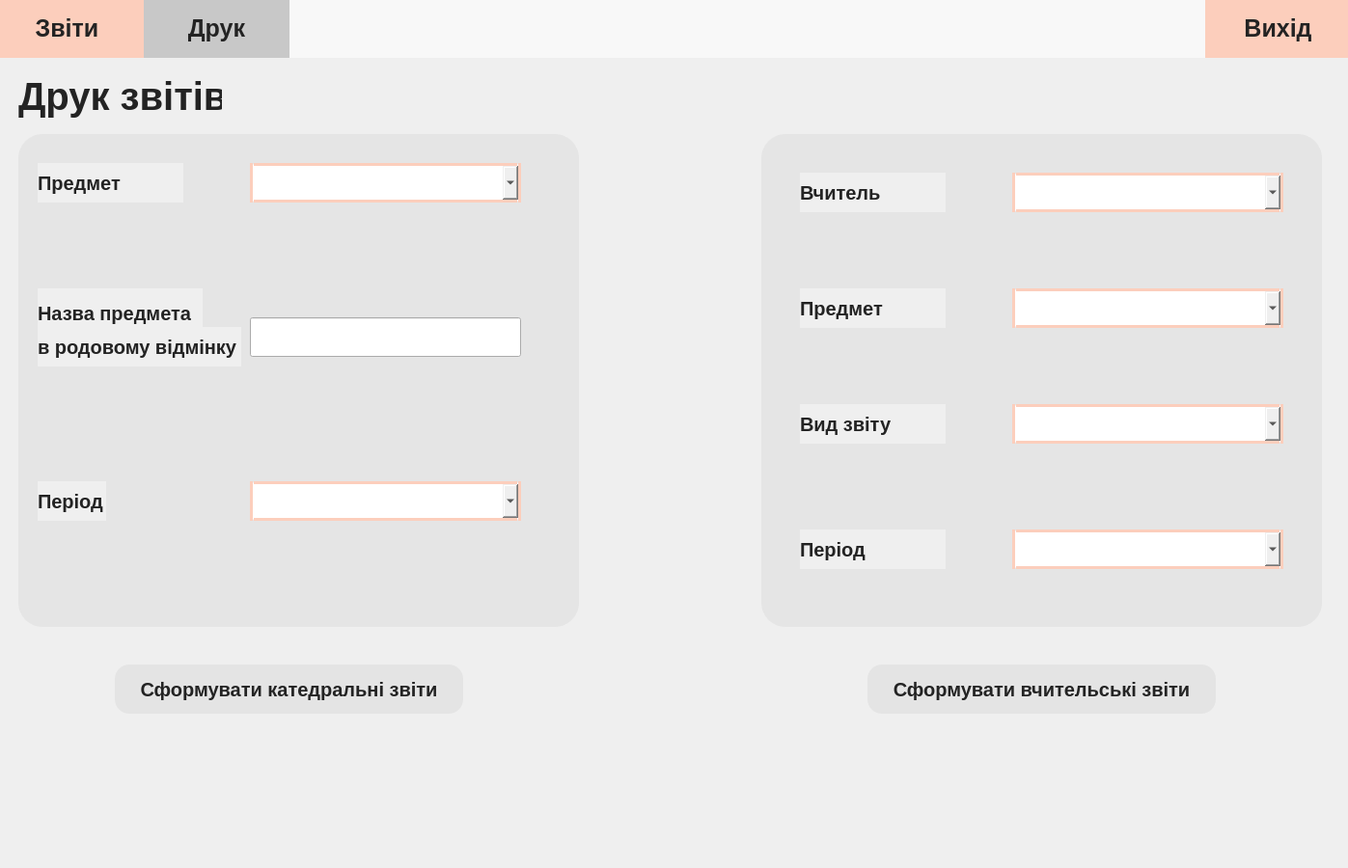
<?xml version="1.0" encoding="UTF-8"?>
<ui version="4.0">
 <class>Dialog</class>
 <widget class="QDialog" name="Dialog">
  <property name="geometry">
   <rect>
    <x>0</x>
    <y>0</y>
    <width>1397</width>
    <height>900</height>
   </rect>
  </property>
  <property name="windowTitle">
   <string notr="true">Звіт OUT</string>
  </property>
  <property name="windowIcon">
   <iconset>
    <normaloff>C:/Users/User/Desktop/PROJECT/ЗвiтOUT/school.ico</normaloff>C:/Users/User/Desktop/PROJECT/ЗвiтOUT/school.ico</iconset>
  </property>
  <widget class="QWidget" name="widget" native="true">
   <property name="geometry">
    <rect>
     <x>-1</x>
     <y>-1</y>
     <width>1400</width>
     <height>900</height>
    </rect>
   </property>
   <property name="styleSheet">
    <string notr="true">background-color: white;
QWidget#bgwidget{
/* Авторизація */
font-family: 'Istok Web';
font-style: normal;
font-weight: 700;
font-size: 36px;
line-height: 138px;

color: #545050;}</string>
   </property>
   <widget class="QLabel" name="label_3">
    <property name="geometry">
     <rect>
      <x>1130</x>
      <y>40</y>
      <width>51</width>
      <height>20</height>
     </rect>
    </property>
    <property name="styleSheet">
     <string notr="true">font-family: 'ABeeZee';
font-style: regular;
font-weight: 400;
font-size: 15px;
color: #999999;
</string>
    </property>
    <property name="text">
     <string>V.2.0.0</string>
    </property>
   </widget>
   <widget class="QLabel" name="label">
    <property name="geometry">
     <rect>
      <x>-20</x>
      <y>-10</y>
      <width>1441</width>
      <height>71</height>
     </rect>
    </property>
    <property name="styleSheet">
     <string notr="true">background-color: rgb(248, 248, 248);
border-radius: 25px;</string>
    </property>
    <property name="text">
     <string/>
    </property>
   </widget>
   <widget class="QPushButton" name="report">
    <property name="geometry">
     <rect>
      <x>-10</x>
      <y>0</y>
      <width>161</width>
      <height>61</height>
     </rect>
    </property>
    <property name="cursor">
     <cursorShape>PointingHandCursor</cursorShape>
    </property>
    <property name="styleSheet">
     <string notr="true">
border: 14px;


background-color: rgb(252, 206, 188);
font-family: 'ABeeZee';
font-style: regular;
font-weight: 500;
font-size: 25px;
color: rgb(35, 35, 35);

line-height: 22px;
/* or 69% */
display: flex;
align-items: center;
text-align: center;
</string>
    </property>
    <property name="text">
     <string>Звіти</string>
    </property>
   </widget>
   <widget class="QPushButton" name="adminlogin_5">
    <property name="geometry">
     <rect>
      <x>150</x>
      <y>0</y>
      <width>151</width>
      <height>61</height>
     </rect>
    </property>
    <property name="cursor">
     <cursorShape>PointingHandCursor</cursorShape>
    </property>
    <property name="styleSheet">
     <string notr="true">border: 14px;
background: rgb(200, 200, 200);
font-family: 'ABeeZee';
font-style: regular;
font-weight: 500;
font-size: 25px;
color: rgb(35, 35, 35);
line-height: 22px;
/* or 69% */
display: flex;
align-items: center;
text-align: center;
</string>
    </property>
    <property name="text">
     <string>Друк</string>
    </property>
   </widget>
   <widget class="QPushButton" name="exit">
    <property name="geometry">
     <rect>
      <x>1250</x>
      <y>0</y>
      <width>151</width>
      <height>61</height>
     </rect>
    </property>
    <property name="cursor">
     <cursorShape>PointingHandCursor</cursorShape>
    </property>
    <property name="styleSheet">
     <string notr="true">border: 14px;


background-color: rgb(252, 206, 188);
font-family: 'ABeeZee';
font-style: regular;
font-weight: 500;
font-size: 25px;
color: rgb(35, 35, 35);
line-height: 22px;
/* or 69% */
display: flex;
align-items: center;
text-align: center;
</string>
    </property>
    <property name="text">
     <string>Вихід</string>
    </property>
    <property name="icon">
     <iconset>
      <normaloff>C:/Users/User/Desktop/PROJECT/UIs/images/exit.ico</normaloff>C:/Users/User/Desktop/PROJECT/UIs/images/exit.ico</iconset>
    </property>
   </widget>
   <widget class="QLabel" name="label_2">
    <property name="geometry">
     <rect>
      <x>20</x>
      <y>70</y>
      <width>211</width>
      <height>61</height>
     </rect>
    </property>
    <property name="styleSheet">
     <string notr="true">font-family: 'ABeeZee';
font-style: regular;
font-weight: 500;
font-size: 40px;
color: rgb(35, 35, 35);</string>
    </property>
    <property name="text">
     <string>Друк звітів</string>
    </property>
   </widget>
   <widget class="QLabel" name="label_4">
    <property name="geometry">
     <rect>
      <x>40</x>
      <y>170</y>
      <width>151</width>
      <height>41</height>
     </rect>
    </property>
    <property name="styleSheet">
     <string notr="true">font-family: 'ABeeZee';
background-color: rgb(239, 239, 239);
font-style: regular;
font-weight: 500;
font-size: 20px;
color: rgb(35, 35, 35);</string>
    </property>
    <property name="text">
     <string>Предмет</string>
    </property>
   </widget>
   <widget class="QComboBox" name="cath_sub">
    <property name="geometry">
     <rect>
      <x>260</x>
      <y>170</y>
      <width>281</width>
      <height>41</height>
     </rect>
    </property>
    <property name="styleSheet">
     <string notr="true">
border: 3px solid rgb(252, 206, 188);
border-radius: 4 px;
padding-left: 10px;

font-size: 15px;
font-family: 'ABeeZee';
font-style: regular;
</string>
    </property>
    <property name="iconSize">
     <size>
      <width>10</width>
      <height>10</height>
     </size>
    </property>
   </widget>
   <widget class="QPushButton" name="form_cath_report">
    <property name="geometry">
     <rect>
      <x>120</x>
      <y>690</y>
      <width>361</width>
      <height>51</height>
     </rect>
    </property>
    <property name="cursor">
     <cursorShape>PointingHandCursor</cursorShape>
    </property>
    <property name="styleSheet">
     <string notr="true">border: 14px;
border-radius: 15px;
background:  #E4E4E4;
font-family: 'ABeeZee';
font-style: regular;
font-weight: 500;
font-size: 20px;
color: rgb(35, 35, 35);
line-height: 22px;
/* or 69% */
display: flex;
align-items: center;
text-align: center;
</string>
    </property>
    <property name="text">
     <string>Сформувати катедральні звіти</string>
    </property>
    <property name="icon">
     <iconset>
      <normaloff>images/done.ico</normaloff>images/done.ico</iconset>
    </property>
    <property name="iconSize">
     <size>
      <width>25</width>
      <height>35</height>
     </size>
    </property>
   </widget>
   <widget class="QComboBox" name="cath_per">
    <property name="geometry">
     <rect>
      <x>260</x>
      <y>500</y>
      <width>281</width>
      <height>41</height>
     </rect>
    </property>
    <property name="styleSheet">
     <string notr="true">
border: 3px solid rgb(252, 206, 188);
border-radius: 4 px;
padding-left: 10px;

font-size: 15px;
font-family: 'ABeeZee';
font-style: regular;
</string>
    </property>
    <property name="iconSize">
     <size>
      <width>10</width>
      <height>10</height>
     </size>
    </property>
   </widget>
   <widget class="QLabel" name="label_5">
    <property name="geometry">
     <rect>
      <x>40</x>
      <y>300</y>
      <width>171</width>
      <height>51</height>
     </rect>
    </property>
    <property name="styleSheet">
     <string notr="true">font-family: 'ABeeZee';
background-color: rgb(239, 239, 239);
font-style: regular;
font-weight: 500;
font-size: 20px;
color: rgb(35, 35, 35);</string>
    </property>
    <property name="text">
     <string>Назва предмета</string>
    </property>
   </widget>
   <widget class="QLabel" name="label_6">
    <property name="geometry">
     <rect>
      <x>40</x>
      <y>500</y>
      <width>71</width>
      <height>41</height>
     </rect>
    </property>
    <property name="styleSheet">
     <string notr="true">font-family: 'ABeeZee';
background-color: rgb(239, 239, 239);
font-style: regular;
font-weight: 500;
font-size: 20px;
color: rgb(35, 35, 35);</string>
    </property>
    <property name="text">
     <string>Період</string>
    </property>
   </widget>
   <widget class="QLabel" name="label_7">
    <property name="geometry">
     <rect>
      <x>40</x>
      <y>340</y>
      <width>211</width>
      <height>41</height>
     </rect>
    </property>
    <property name="styleSheet">
     <string notr="true">font-family: 'ABeeZee';
background-color: rgb(239, 239, 239);
font-style: regular;
font-weight: 500;
font-size: 20px;
color: rgb(35, 35, 35);</string>
    </property>
    <property name="text">
     <string>в родовому відмінку</string>
    </property>
   </widget>
   <widget class="QLineEdit" name="cath_sub_title">
    <property name="geometry">
     <rect>
      <x>260</x>
      <y>330</y>
      <width>281</width>
      <height>41</height>
     </rect>
    </property>
   </widget>
   <widget class="QComboBox" name="teach_teacher">
    <property name="geometry">
     <rect>
      <x>1050</x>
      <y>180</y>
      <width>281</width>
      <height>41</height>
     </rect>
    </property>
    <property name="styleSheet">
     <string notr="true">
border: 3px solid rgb(252, 206, 188);
border-radius: 4 px;
padding-left: 10px;

font-size: 15px;
font-family: 'ABeeZee';
font-style: regular;
</string>
    </property>
    <property name="iconSize">
     <size>
      <width>10</width>
      <height>10</height>
     </size>
    </property>
   </widget>
   <widget class="QComboBox" name="teach_sub">
    <property name="geometry">
     <rect>
      <x>1050</x>
      <y>300</y>
      <width>281</width>
      <height>41</height>
     </rect>
    </property>
    <property name="styleSheet">
     <string notr="true">
border: 3px solid rgb(252, 206, 188);
border-radius: 4 px;
padding-left: 10px;

font-size: 15px;
font-family: 'ABeeZee';
font-style: regular;
</string>
    </property>
    <property name="iconSize">
     <size>
      <width>10</width>
      <height>10</height>
     </size>
    </property>
   </widget>
   <widget class="QComboBox" name="teach_rep_type">
    <property name="geometry">
     <rect>
      <x>1050</x>
      <y>420</y>
      <width>281</width>
      <height>41</height>
     </rect>
    </property>
    <property name="styleSheet">
     <string notr="true">
border: 3px solid rgb(252, 206, 188);
border-radius: 4 px;
padding-left: 10px;

font-size: 15px;
font-family: 'ABeeZee';
font-style: regular;
</string>
    </property>
    <property name="iconSize">
     <size>
      <width>10</width>
      <height>10</height>
     </size>
    </property>
   </widget>
   <widget class="QComboBox" name="teach_period">
    <property name="geometry">
     <rect>
      <x>1050</x>
      <y>550</y>
      <width>281</width>
      <height>41</height>
     </rect>
    </property>
    <property name="styleSheet">
     <string notr="true">
border: 3px solid rgb(252, 206, 188);
border-radius: 4 px;
padding-left: 10px;

font-size: 15px;
font-family: 'ABeeZee';
font-style: regular;
</string>
    </property>
    <property name="iconSize">
     <size>
      <width>10</width>
      <height>10</height>
     </size>
    </property>
   </widget>
   <widget class="QLabel" name="label_8">
    <property name="geometry">
     <rect>
      <x>830</x>
      <y>180</y>
      <width>151</width>
      <height>41</height>
     </rect>
    </property>
    <property name="styleSheet">
     <string notr="true">font-family: 'ABeeZee';
background-color: rgb(239, 239, 239);
font-style: regular;
font-weight: 500;
font-size: 20px;
color: rgb(35, 35, 35);</string>
    </property>
    <property name="text">
     <string>Вчитель</string>
    </property>
   </widget>
   <widget class="QLabel" name="label_9">
    <property name="geometry">
     <rect>
      <x>830</x>
      <y>300</y>
      <width>151</width>
      <height>41</height>
     </rect>
    </property>
    <property name="styleSheet">
     <string notr="true">font-family: 'ABeeZee';
background-color: rgb(239, 239, 239);
font-style: regular;
font-weight: 500;
font-size: 20px;
color: rgb(35, 35, 35);</string>
    </property>
    <property name="text">
     <string>Предмет</string>
    </property>
   </widget>
   <widget class="QLabel" name="label_12">
    <property name="geometry">
     <rect>
      <x>830</x>
      <y>420</y>
      <width>151</width>
      <height>41</height>
     </rect>
    </property>
    <property name="styleSheet">
     <string notr="true">font-family: 'ABeeZee';
background-color: rgb(239, 239, 239);
font-style: regular;
font-weight: 500;
font-size: 20px;
color: rgb(35, 35, 35);</string>
    </property>
    <property name="text">
     <string>Вид звіту</string>
    </property>
   </widget>
   <widget class="QLabel" name="label_13">
    <property name="geometry">
     <rect>
      <x>830</x>
      <y>550</y>
      <width>151</width>
      <height>41</height>
     </rect>
    </property>
    <property name="styleSheet">
     <string notr="true">font-family: 'ABeeZee';
background-color: rgb(239, 239, 239);
font-style: regular;
font-weight: 500;
font-size: 20px;
color: rgb(35, 35, 35);</string>
    </property>
    <property name="text">
     <string>Період</string>
    </property>
   </widget>
   <widget class="QPushButton" name="form_teacher_report">
    <property name="geometry">
     <rect>
      <x>900</x>
      <y>690</y>
      <width>361</width>
      <height>51</height>
     </rect>
    </property>
    <property name="cursor">
     <cursorShape>PointingHandCursor</cursorShape>
    </property>
    <property name="styleSheet">
     <string notr="true">border: 14px;
border-radius: 15px;
background:  #E4E4E4;
font-family: 'ABeeZee';
font-style: regular;
font-weight: 500;
font-size: 20px;
color: rgb(35, 35, 35);
line-height: 22px;
/* or 69% */
display: flex;
align-items: center;
text-align: center;
</string>
    </property>
    <property name="text">
     <string>Сформувати вчительські звіти</string>
    </property>
    <property name="icon">
     <iconset>
      <normaloff>images/done.ico</normaloff>images/done.ico</iconset>
    </property>
    <property name="iconSize">
     <size>
      <width>25</width>
      <height>35</height>
     </size>
    </property>
   </widget>
   <widget class="QLabel" name="label_14">
    <property name="geometry">
     <rect>
      <x>20</x>
      <y>140</y>
      <width>581</width>
      <height>511</height>
     </rect>
    </property>
    <property name="styleSheet">
     <string notr="true">background-color: rgba(214, 214, 214, 100);
border-radius: 25px;</string>
    </property>
    <property name="text">
     <string/>
    </property>
   </widget>
   <widget class="QLabel" name="label_15">
    <property name="geometry">
     <rect>
      <x>790</x>
      <y>140</y>
      <width>581</width>
      <height>511</height>
     </rect>
    </property>
    <property name="styleSheet">
     <string notr="true">background-color: rgba(214, 214, 214, 100);
border-radius: 25px;</string>
    </property>
    <property name="text">
     <string/>
    </property>
   </widget>
   <zorder>label_15</zorder>
   <zorder>label_14</zorder>
   <zorder>label_3</zorder>
   <zorder>label</zorder>
   <zorder>report</zorder>
   <zorder>adminlogin_5</zorder>
   <zorder>exit</zorder>
   <zorder>label_2</zorder>
   <zorder>label_4</zorder>
   <zorder>cath_sub</zorder>
   <zorder>form_cath_report</zorder>
   <zorder>cath_per</zorder>
   <zorder>label_5</zorder>
   <zorder>label_6</zorder>
   <zorder>label_7</zorder>
   <zorder>cath_sub_title</zorder>
   <zorder>teach_teacher</zorder>
   <zorder>teach_sub</zorder>
   <zorder>teach_rep_type</zorder>
   <zorder>teach_period</zorder>
   <zorder>label_8</zorder>
   <zorder>label_9</zorder>
   <zorder>label_12</zorder>
   <zorder>label_13</zorder>
   <zorder>form_teacher_report</zorder>
  </widget>
 </widget>
 <resources/>
 <connections/>
</ui>
